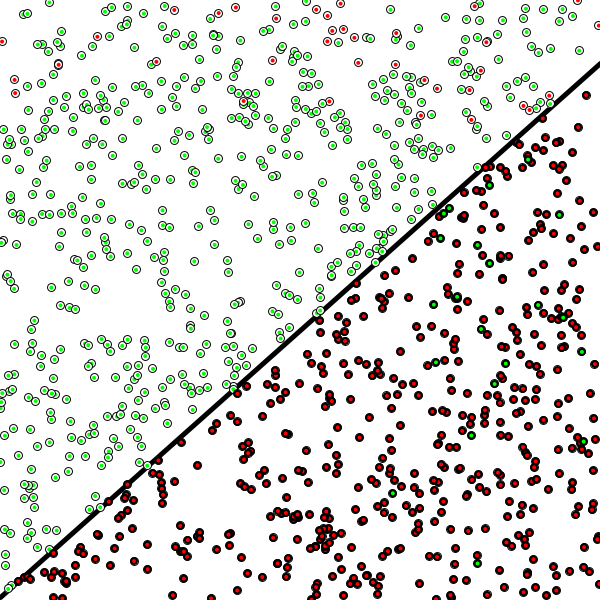
Frame 1 (no input)
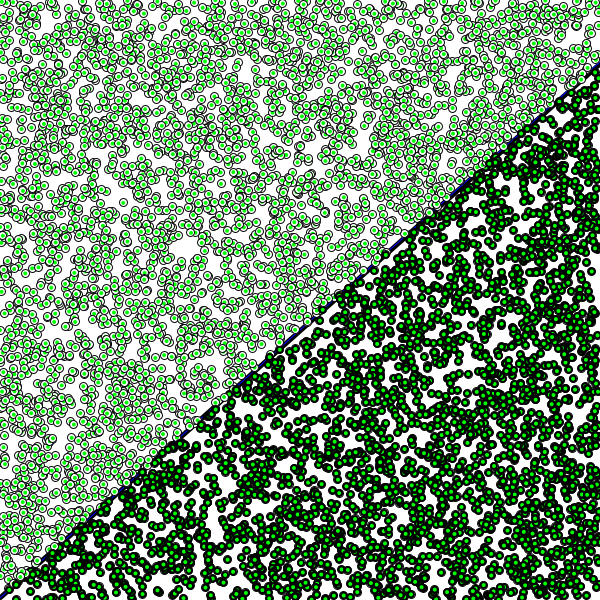
Frame 60 (the mouse pressed at the canvas centre just before this capture)
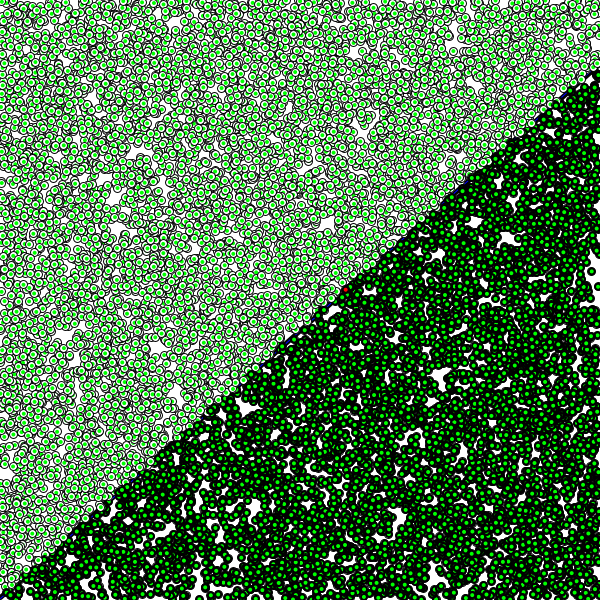
Frame 120 (the mouse held since frame 60 and released just before this capture)

The Processing sketch that drew these frames (run headless with seeded random() and noise(); from frame 60 on, the mouse is pressed at the canvas centre):

// Processing sketch: PerceptronAI
// ── PerceptronAI.pde
static Perceptron perceptron;
static ArrayList<Point> points;

static int startingSize = 1000;

void setup() {
 size(600, 600);
 
 perceptron = new Perceptron(3);
 points = new ArrayList<Point>();
 
 for (int i = 0; i < startingSize; i++) {
   points.add(new Point());
 }
 
 float[] inputs = { -1, 0.5, 1 };
 int guess = perceptron.guess(inputs);
 
 println(guess);
}

void draw() {
  
  for (int i = 0; i < 100; i++)
    points.add(new Point());
  
  background(255);
  
  Point pointA = new Point(-1, getYValue(-1));
  Point pointB = new Point(1, getYValue(1));
  stroke(0);
  strokeWeight(5);
  line(pointA.pixelX(), pointA.pixelY(), pointB.pixelX(), pointB.pixelY());
  Point pointC = new Point(-1, perceptron.guessY(-1));
  Point pointD = new Point(1, perceptron.guessY(1));
  stroke(0, 0, 255);
  strokeWeight(1);
  line(pointC.pixelX(), pointC.pixelY(), pointD.pixelX(), pointD.pixelY());
  
  for (Point point : points) {
   point.show();
   
   float[] inputs = { point.x, point.y, point.bias };
   int target = point.label;
   
   perceptron.train(inputs, target);
   
   int guess = perceptron.guess(inputs);
   //fill(guess != target ? 0 : 255, guess == target ? 0 : 255, 0);
   noStroke();
   if (guess == target) {
     fill(0, 255, 0);
   } else {
     fill(255, 0, 0);
   }
   
   ellipse(point.pixelX(), point.pixelY(), 4, 4);
   
  }
}

void mousePressed() {
  /*for (Point point : points) {   
   float[] inputs = { point.x, point.y, point.bias };
   int target = point.label;
   
   perceptron.train(inputs, target);
  }*/
  //points.add(new Point(map(mouseX, 0, width, -1, 1), map(mouseY, 0, height, -1, 1)));
  //print(points.size());
}

// ── Perceptron.pde
static float learningRate = 0.001;

static int sign(float n) {
  return n >= 0 ? 1 : -1;
}

class Perceptron {

  float[] weights;
  
  Perceptron(int n) {
    
    weights = new float[n];
    
    for (int i = 0; i < weights.length; i++) {
      weights[i] = random(-1, 1); 
    }
  }
  
  int guess(float[] inputs) {
    float sum = 0;
    
    for (int i = 0; i < weights.length; i++) {
      sum += inputs[i] * weights[i];
    }
    
    return sign(sum);
  }
  
  void train(float[] inputs, int target) {
    int guess = guess(inputs);
    int error = target - guess;
    
    for (int i = 0; i < weights.length; i++) {
      weights[i] += error * inputs[i] * learningRate; 
    }   
  }
  
  float guessY(float x) {
    return -(weights[2] / weights[1]) - (weights[0] / weights[1]) * x;
  }
}

// ── Training.pde
static float getYValue(float x) {
  // y = mx + c
  return 0.89 * x - 0.1;
}

class Point {

  float x;
  float y;
  
  float bias = 1;
  
  int label;

  Point() {
    x = random(-1, 1);
    y = random(-1, 1);
    
    label = y > getYValue(x) ? 1 : -1;
  }
  
  Point(float x, float y) {
    this();
    
    this.x = x;
    this.y = y;
  }
  
  float pixelX() {
    return map(x, -1, 1, 0, width);
  }
  
  float pixelY() {
    return map(y, -1, 1, height, 0); 
  }
  
  void show() {
    stroke(0);
    fill(label == -1 ? 0 : 255);
    
    float pointX = pixelX();
    float pointY = pixelY();
    
    ellipse(pointX, pointY, 8, 8);
  }
}
